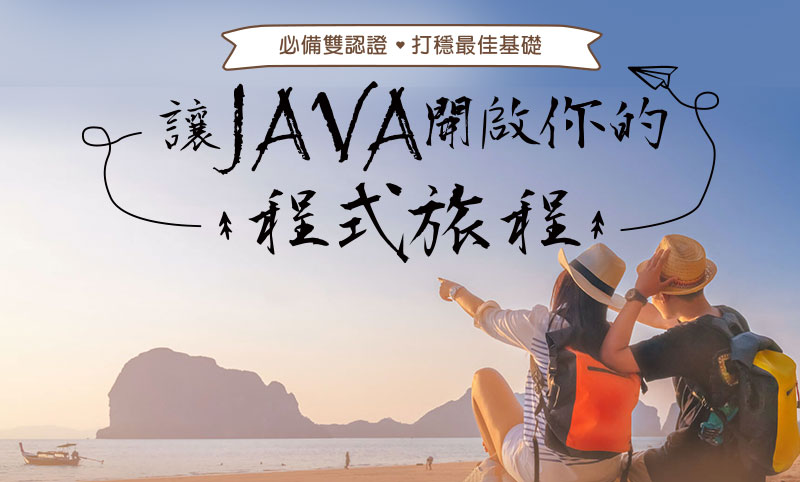
#> input picture images/bg1.jpg, 800 x 482 px
$ python demo2.py
#> lines starting #> are read from the running program, lines starting #| are printed output that depends on the picture
import cv2
import matplotlib
from matplotlib import pyplot as plt

matplotlib.rcParams['image.cmap']='gray'
IMAGE1='images/bg1.jpg'
image1=cv2.imread(IMAGE1)
#> image1 is the input picture: shape (482, 800, 3); mean B, G, R 175.8, 168.6, 175.1
# [39 lines of commented-out code are left out]


result=cv2.split(image1)
plt.imshow(result[0])
plt.show()
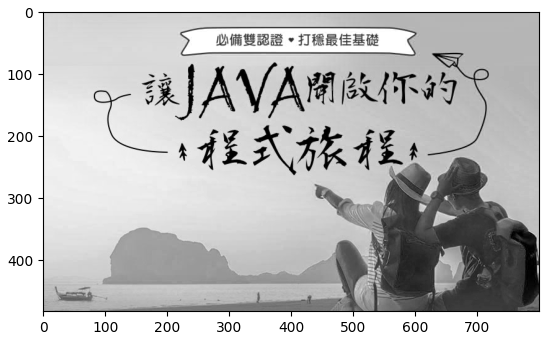
#> figure drawn by matplotlib, 1 panel
